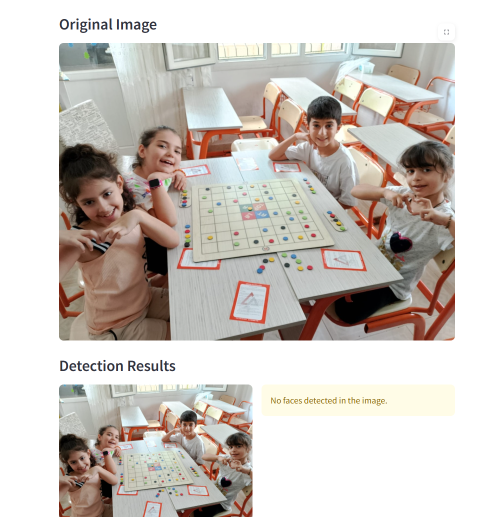
#> input picture attached_assets/image_1750009386654.png, 973 x 1034 px (shown at 1/2 size)
$ python -i stable_face_detector.py   (imports and definitions only)
#> lines starting #> are read from the running program, lines starting #| are printed output that depends on the picture
#> further down, picture is the input picture: shape (1034, 973, 3); mean B, G, R 190.9, 196.7, 203.8
import cv2
import numpy as np
from typing import List, Dict, Tuple

class StableFaceDetector:
    """Stable face detection using OpenCV Haar cascades without heavy dependencies"""

    def __init__(self):
        self.cascade = None
        self._load_cascade()

    def _load_cascade(self):
        """Load Haar cascade detector"""
        try:
            self.cascade = cv2.CascadeClassifier('haarcascade_frontalface_default.xml')
            if not self.cascade.empty():
                print("Haar cascade loaded successfully")
            else:
                print("WARNING: Haar cascade file is empty")
        except Exception as e:
            print(f"Haar cascade failed to load: {e}")

    def detect_faces(self, image: np.ndarray, confidence_threshold: float = 0.3) -> List[Dict]:
        """Stable face detection with comprehensive analysis"""
#> called with confidence_threshold = 0.3
        if image is None or image.size == 0:
            return []

        if self.cascade is None or self.cascade.empty():
            print("Error: Haar cascade not available")
            return []

        h, w = image.shape[:2]
#> h = 1034; w = 973
        gray = cv2.cvtColor(image, cv2.COLOR_BGR2GRAY)
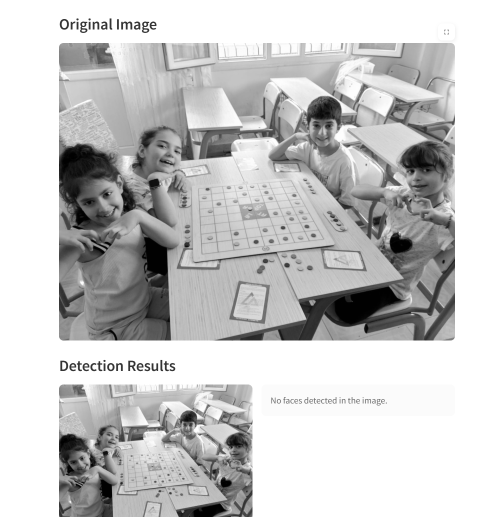
#> gray: shape (1034, 973) (shown at 1/2 size); min 0, max 255, mean 198.2

        # Multiple detection passes with different parameters
        all_detections = []

        # Parameter sets optimized for different scenarios
        param_sets = [
            # Standard detection
            {'scaleFactor': 1.1, 'minNeighbors': 4, 'minSize': (30, 30), 'maxSize': (300, 300)},
            # Small faces
            {'scaleFactor': 1.05, 'minNeighbors': 3, 'minSize': (20, 20), 'maxSize': (150, 150)},
            # Large faces
            {'scaleFactor': 1.2, 'minNeighbors': 5, 'minSize': (50, 50), 'maxSize': (400, 400)},
            # Profile/side faces
            {'scaleFactor': 1.15, 'minNeighbors': 3, 'minSize': (25, 25), 'maxSize': (200, 200)},
            # Very small/distant faces
            {'scaleFactor': 1.08, 'minNeighbors': 2, 'minSize': (15, 15), 'maxSize': (100, 100)},
            # High sensitivity
            {'scaleFactor': 1.12, 'minNeighbors': 6, 'minSize': (28, 28), 'maxSize': (250, 250)},
            # Low sensitivity for clear faces
            {'scaleFactor': 1.25, 'minNeighbors': 7, 'minSize': (40, 40), 'maxSize': (350, 350)},
        ]

        for i, params in enumerate(param_sets):
            try:
                faces = self.cascade.detectMultiScale(gray, **params)
                print(f"Detection pass {i+1}: Found {len(faces)} faces")

                for (x, y, width, height) in faces:
                    # Validate detection
                    if self._is_valid_face(x, y, width, height, w, h):
                        confidence = 0.6 + (i * 0.04)  # Progressive confidence scoring
                        all_detections.append({
                            'bbox': (x, y, width, height),
                            'confidence': min(confidence, 0.95),
                            'method': f'haar_pass_{i+1}'
                        })
            except Exception as e:
                print(f"Error in detection pass {i+1}: {e}")
                continue
#> this loop made 7 passes
#> faces on passes 1, 3, 4, 6, 7: [[609, 224, 73, 73], [799, 315, 75, 75], [298, 264, 79, 79]], [[612, 226, 69, 69], [298, 262, 82, 82], [798, 317, 74, 74]], [[610, 225, 72, 72], [796, 313, 77, 77], [296, 262, 81, 81]], [[610, 225, 74, 74], [298, 262, 82, 82]], [[612, 225, 70, 70]]
#| Detection pass 1: Found 3 faces
#| Detection pass 2: Found 8 faces
#| Detection pass 3: Found 3 faces
#| Detection pass 4: Found 3 faces
#| Detection pass 5: Found 7 faces
#| Detection pass 6: Found 2 faces
#| Detection pass 7: Found 1 faces
#> after the loop, all_detections = 27 items

        print(f"Total raw detections: {len(all_detections)}")
#| Total raw detections: 27

        # Remove duplicates efficiently
        unique_faces = self._remove_duplicates(all_detections)
        filtered_faces = [f for f in unique_faces if f['confidence'] >= confidence_threshold]

        # Analyze each detected face
        results = []
        for i, face in enumerate(filtered_faces):
            analyzed_face = self._analyze_face(image, face, i + 1)
            results.append(analyzed_face)

        print(f"Final stable detection: {len(results)} faces")
        return results

    def _is_valid_face(self, x: int, y: int, w: int, h: int, img_w: int, img_h: int) -> bool:
        """Validate face detection parameters"""
        # Size validation
        if w < 15 or h < 15 or w > img_w * 0.8 or h > img_h * 0.8:
            return False

        # Position validation
        if x < 0 or y < 0 or x + w > img_w or y + h > img_h:
            return False

        # Aspect ratio validation
        aspect_ratio = w / h
        if aspect_ratio < 0.4 or aspect_ratio > 2.5:
            return False

        return True

    def _remove_duplicates(self, detections: List[Dict]) -> List[Dict]:
        """Remove duplicate detections efficiently"""
        if not detections:
            return []

        # Sort by confidence (highest first)
        sorted_detections = sorted(detections, key=lambda x: x['confidence'], reverse=True)
#> sorted_detections = 27 items

        unique_detections = []
        for detection in sorted_detections:
            is_duplicate = False

            for existing in unique_detections:
                if self._calculate_overlap(detection['bbox'], existing['bbox']) > 0.4:
                    is_duplicate = True
                    break

            if not is_duplicate:
                unique_detections.append(detection)
#> this loop made 27 passes

        return unique_detections

    def _calculate_overlap(self, bbox1: Tuple[int, int, int, int], bbox2: Tuple[int, int, int, int]) -> float:
        """Calculate overlap between two bounding boxes"""
        x1, y1, w1, h1 = bbox1
        x2, y2, w2, h2 = bbox2

        # Calculate intersection
        ix1 = max(x1, x2)
        iy1 = max(y1, y2)
        ix2 = min(x1 + w1, x2 + w2)
        iy2 = min(y1 + h1, y2 + h2)

        if ix2 <= ix1 or iy2 <= iy1:
            return 0.0

        intersection = (ix2 - ix1) * (iy2 - iy1)
        area1 = w1 * h1
        area2 = w2 * h2
        union = area1 + area2 - intersection

        return intersection / union if union > 0 else 0.0

    def _analyze_face(self, image: np.ndarray, detection: Dict, face_id: int) -> Dict:
        """Analyze individual face for gaze and emotion"""
        x, y, w, h = detection['bbox']

        # Extract face region safely
        y_end = min(y + h, image.shape[0])
        x_end = min(x + w, image.shape[1])
        face_region = image[y:y_end, x:x_end]

        # Gaze direction analysis
        gaze_direction = self._analyze_gaze(x, y, w, h, image.shape[1], image.shape[0], face_region)

        # Emotion analysis
        emotion, emotion_conf = self._analyze_emotion(face_region)

        return {
            'face_id': face_id,
            'person_name': f'Person-{face_id}',
            'bbox': (x, y, w, h),
            'confidence': detection['confidence'],
            'method': detection['method'],
            'gaze_direction': gaze_direction,
            'gaze_confidence': 0.80,
            'emotion': emotion,
            'emotion_confidence': emotion_conf
        }

    def _analyze_gaze(self, x: int, y: int, w: int, h: int,
                     img_w: int, img_h: int, face_region: np.ndarray) -> str:
        """Analyze gaze direction based on position and face features"""
        # Calculate normalized face center position
        center_x = (x + w/2) / img_w
        center_y = (y + h/2) / img_h

        # Vertical gaze analysis
        if center_y > 0.75:
            return "looking down at table/game"
        elif center_y < 0.25:
            return "looking up/away"

        # Horizontal gaze analysis with meaningful location descriptions
        if center_x < 0.1:
            return "looking at person on far left"
        elif center_x > 0.9:
            return "looking at person on far right"
        elif center_x < 0.3:
            return "looking at person on left"
        elif center_x > 0.7:
            return "looking at person on right"
        elif center_x < 0.45:
            return "looking slightly left"
        elif center_x > 0.55:
            return "looking slightly right"
        else:
            # Center region - analyze face orientation for more precise gaze
            return self._analyze_face_orientation(face_region, center_x, center_y)

    # [47 lines left out: function _analyze_face_orientation, not called in this run]

    def _analyze_emotion(self, face_region: np.ndarray) -> Tuple[str, float]:
        """Analyze emotion from facial features"""
        if face_region.size == 0 or face_region.shape[0] < 25 or face_region.shape[1] < 25:
            return "neutral", 0.65

        try:
            gray_face = cv2.cvtColor(face_region, cv2.COLOR_BGR2GRAY)
            h, w = gray_face.shape

            # Define facial regions for analysis
            mouth_region = gray_face[int(0.65*h):int(0.9*h), int(0.25*w):int(0.75*w)]
            eye_region = gray_face[int(0.25*h):int(0.55*h), int(0.15*w):int(0.85*w)]

            face_mean = np.mean(gray_face)

            # Analyze mouth region
            mouth_features = {}
            if mouth_region.size > 0:
                mouth_features['brightness'] = np.mean(mouth_region)
                mouth_features['contrast'] = np.std(mouth_region)

            # Analyze eye region
            eye_features = {}
            if eye_region.size > 0:
                eye_features['brightness'] = np.mean(eye_region)
                eye_features['variance'] = np.var(eye_region)

            # Emotion classification based on facial regions
            mouth_bright = mouth_features.get('brightness', face_mean)
            mouth_contrast = mouth_features.get('contrast', 0)
            eye_bright = eye_features.get('brightness', face_mean)
            eye_var = eye_features.get('variance', 0)

            # Happy: bright mouth region with good contrast (smile)
            if mouth_bright > face_mean * 1.15 and mouth_contrast > 18:
                return "happy", 0.83

            # Sad: darker mouth and eye regions
            elif mouth_bright < face_mean * 0.85 and eye_bright < face_mean * 0.9:
                return "sad", 0.76

            # Surprised: high contrast in mouth area, bright eyes
            elif mouth_contrast > 25 and eye_bright > face_mean * 1.05:
                return "surprised", 0.72

            # Focused/concentrated: stable features, slightly darker eyes
            elif eye_bright < face_mean * 0.95 and mouth_contrast < 15:
                return "focused", 0.70

            # Tired: low variance in eye region
            elif eye_var < 80 and mouth_contrast < 12:
                return "tired", 0.68

            else:
                return "neutral", 0.75

        except Exception as e:
            return "neutral", 0.6

    # [53 lines left out: function draw_results, not called in this run]

>>> import cv2
>>> picture = cv2.imread('attached_assets/image_1750009386654.png')
>>> result = StableFaceDetector().detect_faces(picture)
#> the loop in detect_faces, `for i, face in enumerate(filtered_faces):` made 9 passes
#> pass 1, in _analyze_face, `face_region = image[y:y_end, x:x_end]`:
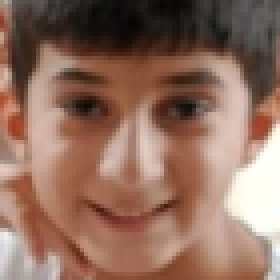
#> face_region: shape (70, 70, 3) (shown 4 times larger); mean B, G, R 94.6, 109.6, 144.3
#> pass 1, in _analyze_emotion, `gray_face = cv2.cvtColor(face_region, cv2.COLOR_BGR2GRAY)`:
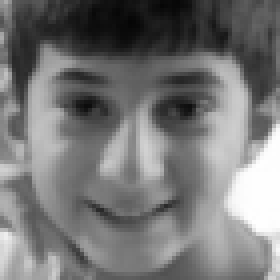
#> gray_face: shape (70, 70) (shown 4 times larger); min 5, max 254, mean 118.3
#> pass 1, in _analyze_emotion, `eye_region = gray_face[int(0.25*h):int(0.55*h), int(0.15*w):int(0.85*w)]`:
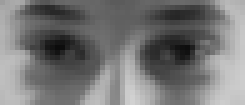
#> eye_region: shape (21, 49) (shown 5 times larger); min 12, max 209, mean 117
#> pass 2, in _analyze_face (call 2), `face_region = image[y:y_end, x:x_end]`:
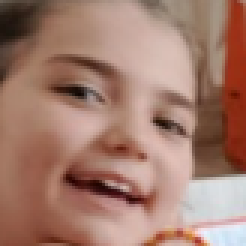
#> face_region: shape (82, 82, 3) (shown 3 times larger); mean B, G, R 109.6, 123.9, 162.9
#| Final stable detection: 9 faces
